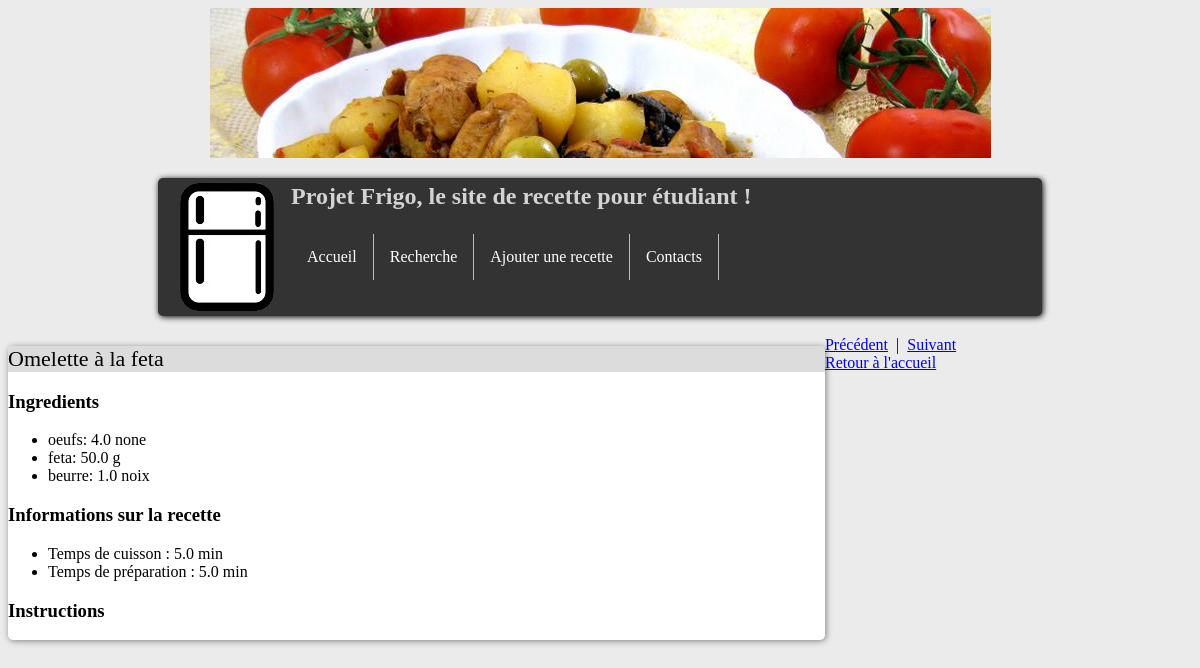
The app's page /fridgeApp/recipe/7 with its own data.
### fridgeApp/models.py (models this page shows, shortened)
class Recipe(models.Model):
    recipe_text = models.CharField(max_length = 200)
    pub_date = models.DateTimeField('date published')
    category = models.CharField(max_length = 200)

class Ingredient(models.Model):
    recipe = models.ForeignKey(Recipe, on_delete=models.CASCADE)
    ingredient_text = models.CharField(max_length = 50)
    quantity = models.FloatField()
    unit = models.CharField(max_length = 30)
    category = models.CharField(max_length = 200)

class Cook_information(models.Model):
    recipe = models.ForeignKey(Recipe, on_delete=models.CASCADE)
    information_text = models.CharField(max_length = 200)
    value = models.FloatField()
    value_unit = models.CharField(max_length = 30)

### fridgeApp/views.py (the view)
# urls.py: url(r'^recipe/(?P<recipe_id>[0-9]+)$', views.recipe, name='recipe'),
def recipe(request, recipe_id):
    recipe = get_object_or_404(Recipe, pk = recipe_id)
    return render(request, 'fridgeApp/recipe.html', locals())

### fridgeApp/templates/fridgeApp/recipe.html (shortened to what this page needs)
{% load static %}
<body>
	{% include "fridgeApp/includes/tabs.html" with active_tab='None' %}
	<section>
	<div class="title">{{ recipe.recipe_text }}</div>
	<h3> Ingredients </h3>
	<ul>
	{% for ingredient in recipe.ingredient_set.all %}
		<li> {{ingredient.ingredient_text}}: {{ingredient.quantity}} {{ingredient.unit}} </li>
	{% endfor %}
	</ul>
	<h3> Informations sur la recette </h3>
	<ul>
	{% for info in recipe.cook_information_set.all %}
		<li> {{info.information_text}} :
		{% if info.value != 0 and info.value_unit == 'none' %}
			{{info.value|stringformat:"d"}}
		{% else %}
			{% if info.value != 0 %} {{info.value}} {% endif %}
			{% if info.value_unit != 'none' %} {{info.value_unit}} {% endif %} </li>
		{% endif %}
	{% endfor %}
	</ul>
	<h3> Instructions </h3>
	</section>
	<footer>
    <a href="{%url 'fridgeApp:recipe' recipe.id|add:-1%}">Précédent</a>&nbsp; |&nbsp;
	<a href="{%url 'fridgeApp:recipe' recipe.id|add:'1'%}">Suivant</a> <br/>
	<a href="{%url 'fridgeApp:home'%}">Retour à l'accueil</a>
	</footer>
</body>

### fridgeApp/static/fridgeApp/stylesheet.css (style rules this page uses)
body { background-color: rgb(235,235,235); }
section { float: left; background-color: white; border-radius: 5px; box-shadow: 1px 1px 6px gray; width: 69%; margin: 10px 0px 10px 0px; }
section .title { background-color: rgb(220,220,220); border-bottom-width: 1px; border-radius: 5px 5px 0px 0px; border-color: black; font-size: 22px; }

### records on screen
Recipe: recipe_text "Omelette à la feta"
Ingredient: ingredient_text "oeufs", quantity "4.0", unit "none"
Ingredient: ingredient_text "feta", quantity "50.0", unit "g"
Ingredient: ingredient_text "beurre", quantity "1.0", unit "noix"
Cook_information: information_text "Temps de cuisson", value "5.0", value_unit "min"
Cook_information: information_text "Temps de préparation", value "5.0", value_unit "min"
